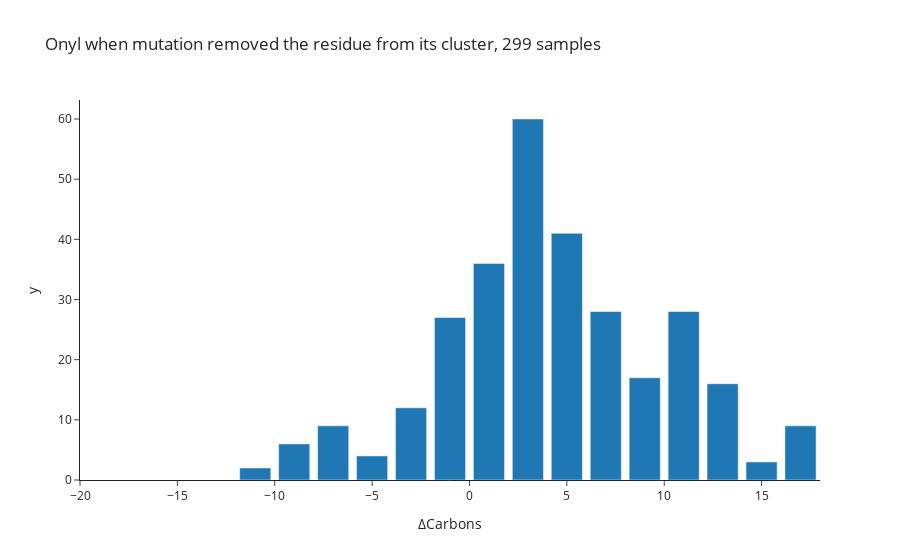

Notebook code cell kept with this figure:
### Code cell
pbbty, bins = np.histogram(mut_diff_carbons, bins=np.arange(-20., 20., 2))
bins = 0.5 * (bins[:-1] + bins[1:])
px.bar(x=bins, y=pbbty,
    labels={'x': 'ΔCarbons'},
    title = f'Onyl when mutation removed the residue from its cluster, {len(mut_diff_ddgs)} samples')

### Figure 1 — Plotly figure (JSON) as saved in the notebook; plotly's stock layout.template omitted (floating-point values rounded to 4 significant figures)
{"data": [{"alignmentgroup": "True", "hovertemplate": "ΔCarbons=%{x}<br>y=%{y}<extra></extra>", "legendgroup": "", "marker": {"color": "#1F77B4", "pattern": {"shape": ""}}, "name": "", "offsetgroup": "", "orientation": "v", "showlegend": false, "textposition": "auto", "type": "bar", "x": [-19, -17, -15, -13, -11, -9, -7, -5, -3, -1, 1, 3, 5, 7, 9, 11, 13, 15, 17], "xaxis": "x", "y": [0, 0, 0, 0, 2, 6, 9, 4, 12, 27, 36, 60, 41, 28, 17, 28, 16, 3, 9], "yaxis": "y"}], "layout": {"barmode": "relative", "legend": {"tracegroupgap": 0}, "title": {"text": "Onyl when mutation removed the residue from its cluster, 299 samples"}, "xaxis": {"anchor": "y", "domain": [0, 1], "title": {"text": "ΔCarbons"}}, "yaxis": {"anchor": "x", "domain": [0, 1], "title": {"text": "y"}}}}
